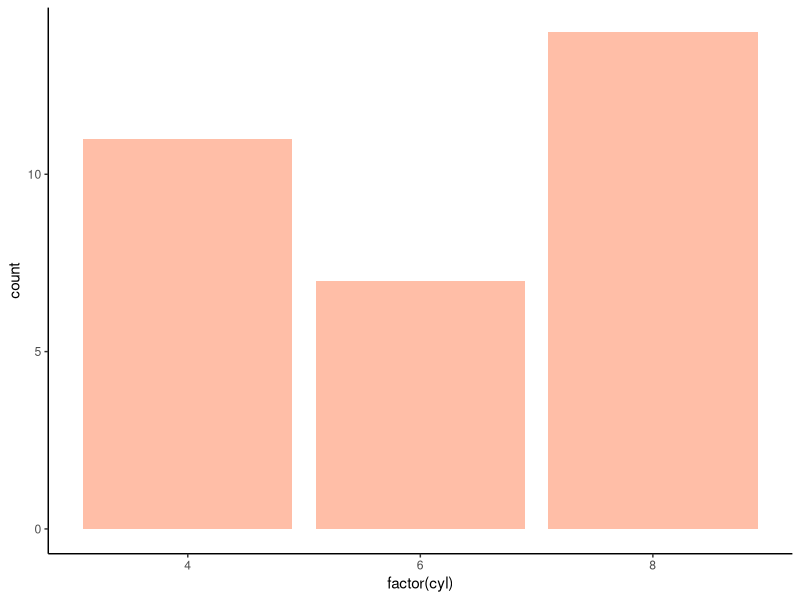
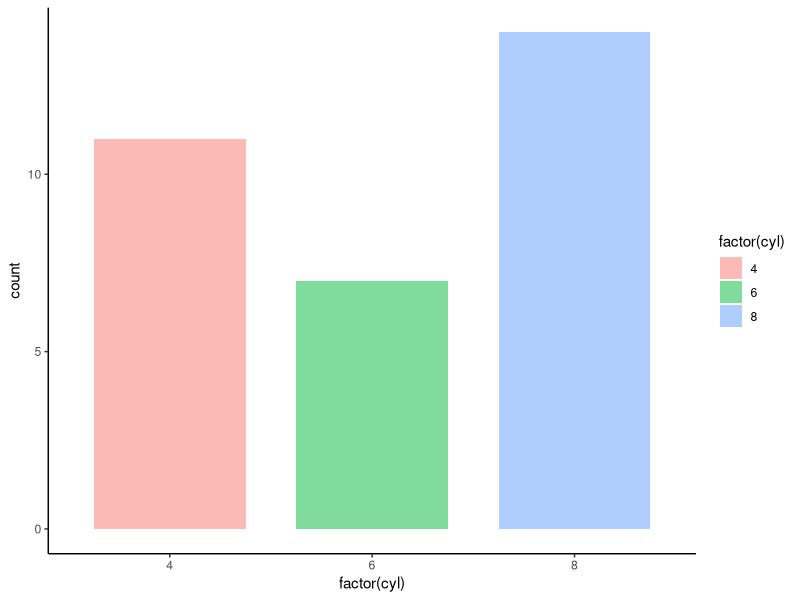

Write R code to recreate these figures, in order. (Note: this script raises an error after producing the figures.)
library(ggplot2)

ggplot(mtcars, aes(x = factor(cyl))) +
  geom_bar(fill = "coral", alpha = 0.5) +
  theme_classic()

ggplot(mtcars, aes(x = factor(cyl), fill = factor(cyl))) +
  geom_bar(alpha = 0.5, width = 0.75) +
  theme_classic()

data_histogram <- mtcars %>%
  mutate(cyl = factor(cyl)) %>%
  group_by(cyl) %>%
  summarise(mean_mpg = round(mean(mpg), 2))

histo <- ggplot(data_histogram, aes(x = cyl, y = mean_mpg, fill = cyl)) +
  geom_bar(stat = "identity", width = 0.6) +
  coord_flip() +
  geom_text(
    aes(label = mean_mpg),
    hjust = 1.5,
    color = "white",
    size = 4
  ) +
  labs(title = "average mpg for each cyl") +
  theme_classic()

ggsave("plot/bar-plot.png", plot = histo, width = 10, height = 10, units = "cm")
